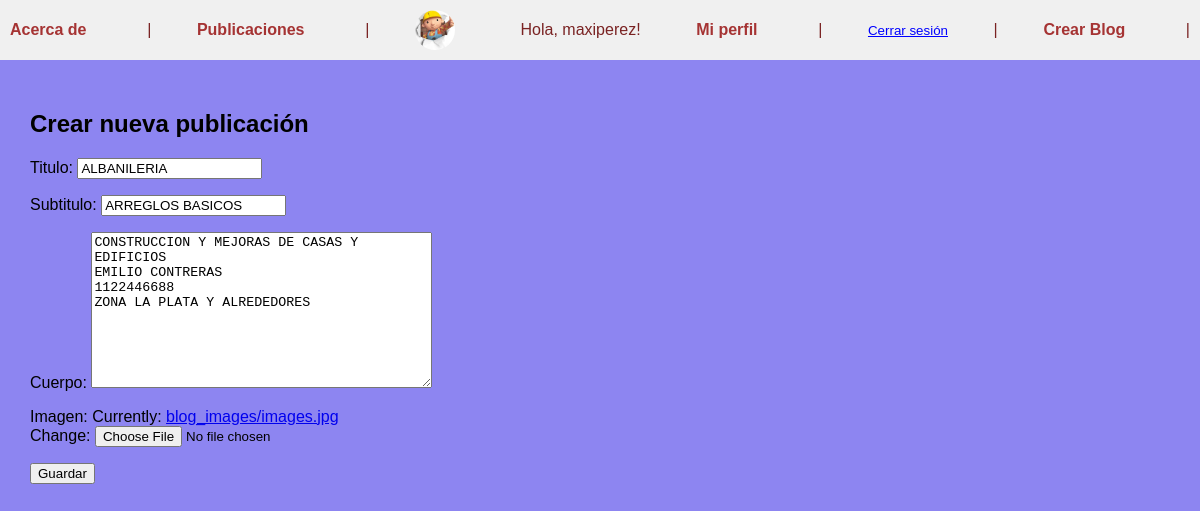
Page /edit/3/ (signed in) on the committed database.
### accounts/models.py (models this page shows, shortened)
class UserProfile(models.Model):
    user = models.OneToOneField(User, on_delete=models.CASCADE)
    imagen = models.ImageField(upload_to='profile_images/', null=True, blank=True)
    descripcion = models.TextField(blank=True)
    sitio_web = models.URLField(blank=True)

### pages/models.py (models this page shows, shortened)
class Blog(models.Model):
    titulo = models.CharField(max_length=200)
    subtitulo = models.CharField(max_length=200)
    cuerpo = models.TextField()
    autor = models.ForeignKey(User, on_delete=models.CASCADE)
    fecha = models.DateTimeField(auto_now_add=True)
    imagen = models.ImageField(upload_to='blog_images/', null=True, blank=False)

### pages/views.py (the view)
# urls.py: path('edit/<int:blog_id>/', blog_update, name='blog_update'),
@login_required
@user_passes_test(es_admin)
def blog_update(request, blog_id):
    blog = get_object_or_404(Blog, id=blog_id)
    if request.method == 'POST':
        form = BlogForm(request.POST, request.FILES, instance=blog)
        if form.is_valid():
            form.save()
            return redirect('blog_list')
    else:
        form = BlogForm(instance=blog)
    return render(request, 'pages/blog_form.html', {'form': form})

### pages/forms.py
class BlogForm(forms.ModelForm):
    class Meta:
        model = Blog
        fields = ['titulo', 'subtitulo', 'cuerpo', 'imagen']

### pages/views.py (called while the page is built)
def es_admin(user):
    return user.is_staff

### templates/pages/blog_form.html (shortened to what this page needs)
{% extends 'base.html' %}
{% block content %}
  <h2>Crear nueva publicación</h2>
  <form method="post" enctype="multipart/form-data">
    {{ form.as_p }}
    <button type="submit">Guardar</button>
  </form>
{% endblock %}

### templates/base.html (shortened to what this page needs)
<!DOCTYPE html>
{% load static %}
<html lang="es">
<head>
  <link rel="stylesheet" href="{% static 'css/styles.css' %}">
</head>
<body>
 <nav style="background-color: #f0f0f0; padding: 10px;">
  <a href="{% url 'about' %}">Acerca de</a> |
  <a href="{% url 'blog_list' %}">Publicaciones</a> |
  {% if user.is_authenticated %}
    {% if user.userprofile.imagen %}
      <img src="{{ user.userprofile.imagen.url }}" alt="Perfil" width="40" height="40" style="border-radius: 50%; vertical-align: middle;">
    {% else %}
      <img src="{% static 'img/default-avatar.png' %}" alt="Sin imagen" width="40" height="40" style="border-radius: 50%; vertical-align: middle;">
    {% endif %}
    <span style="margin: 0 10px;">Hola, {{ user.username }}!</span>
    <a href="{% url 'profile' %}">Mi perfil</a> |
    <form action="{% url 'logout' %}" method="post" style="display: inline;">
      <button type="submit" style="background: none; border: none; padding: 0; margin: 0; color: blue; text-decoration: underline; cursor: pointer;">
        Cerrar sesión
      </button>
    </form> |
    {% if user.is_staff %}
      <a href="{% url 'blog_create' %}">Crear Blog</a> |
    {% endif %}
  {% else %}
    <a href="{% url 'login' %}">Iniciar sesión</a> |
    <a href="{% url 'signup' %}">Registrarse</a> |
  {% endif %}
</nav>
 <div class="container">
    {% block content %}
    {% endblock %}
  </div>
</body>
</html>

### static/css/styles.css (style rules this page uses)
body { font-family: Arial, sans-serif; background-color: #8d85f1; margin: 0; padding: 0; }
nav { background-color: #b9f1c7; padding: 15px 20px; color: rgb(122, 35, 35); display: flex; align-items: center; justify-content: space-between; }
nav a { color: rgb(165, 51, 51); text-decoration: none; margin-right: 15px; font-weight: bold; }
nav img { border-radius: 50%; margin-right: 10px; vertical-align: middle; }
.container { padding: 30px; }

### rows in the picture
Blog: titulo "ALBANILERIA", subtitulo "ARREGLOS BASICOS", cuerpo "CONSTRUCCION Y MEJORAS DE CASAS Y EDIFICIOS EMILIO CONTRERAS 1122446688 ZONA LA PLATA Y ALREDEDORES"

### other values in the picture
{{ user.username }} "maxiperez"
